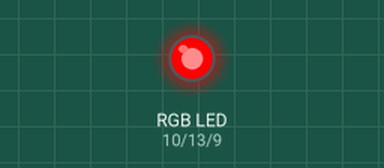
Recording of a sketch running on a simulated Arduino Uno, built with avr-gcc and run on an emulated ATmega328P. On the bench: an RGB LED mixed from three pins (HIGH = lit).

Above: at 0.25 s.
At 1.25 s:
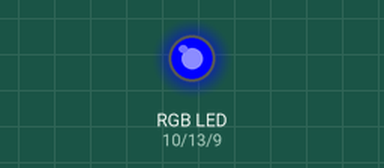
At 2.85 s:
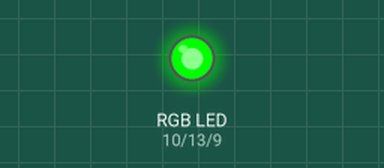
Timing chart, 0 to 3.1 s (numbered marks = the images above):
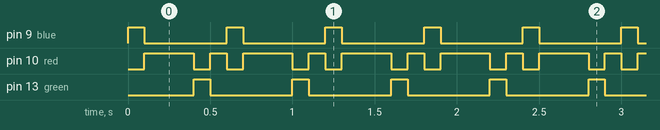

Measured:
- by itself, pin 9 (blue), pin 13 (green): alternates HIGH for 0.10 s and LOW for 0.50 s
- by itself, pin 10 (red): repeats every 0.60 s: LOW 0.10 s, HIGH 0.10 s, LOW 0.10 s, HIGH 0.30 s
- by itself, everything shown: repeats every 0.60 s, in 4 steps

The sketch:

RGB_LED3.ino
```cpp
#define red 10
#define blue 9
#define green LED_BUILTIN
#define delay_ms 100

constexpr int ROWS = 6;
constexpr int COLUMNS = 3;

int movie[ROWS][COLUMNS] = {
  {0, 0, 1},
  {0, 1, 0},
  {0, 1, 0},
  {0, 1, 0},
  {1, 0, 0},
  {0, 1, 0},
};

void setup() {
  // put your setup code here, to run once:
  pinMode(red, OUTPUT);
  pinMode(blue, OUTPUT);
  pinMode(green, OUTPUT);
}

void loop() {

  for(int i=0;i<ROWS;i++) {
    digitalWrite(green, movie[i][0]);
    digitalWrite(red, movie[i][1]);
    digitalWrite(blue, movie[i][2]);
    delay(delay_ms);
  }
}
```
